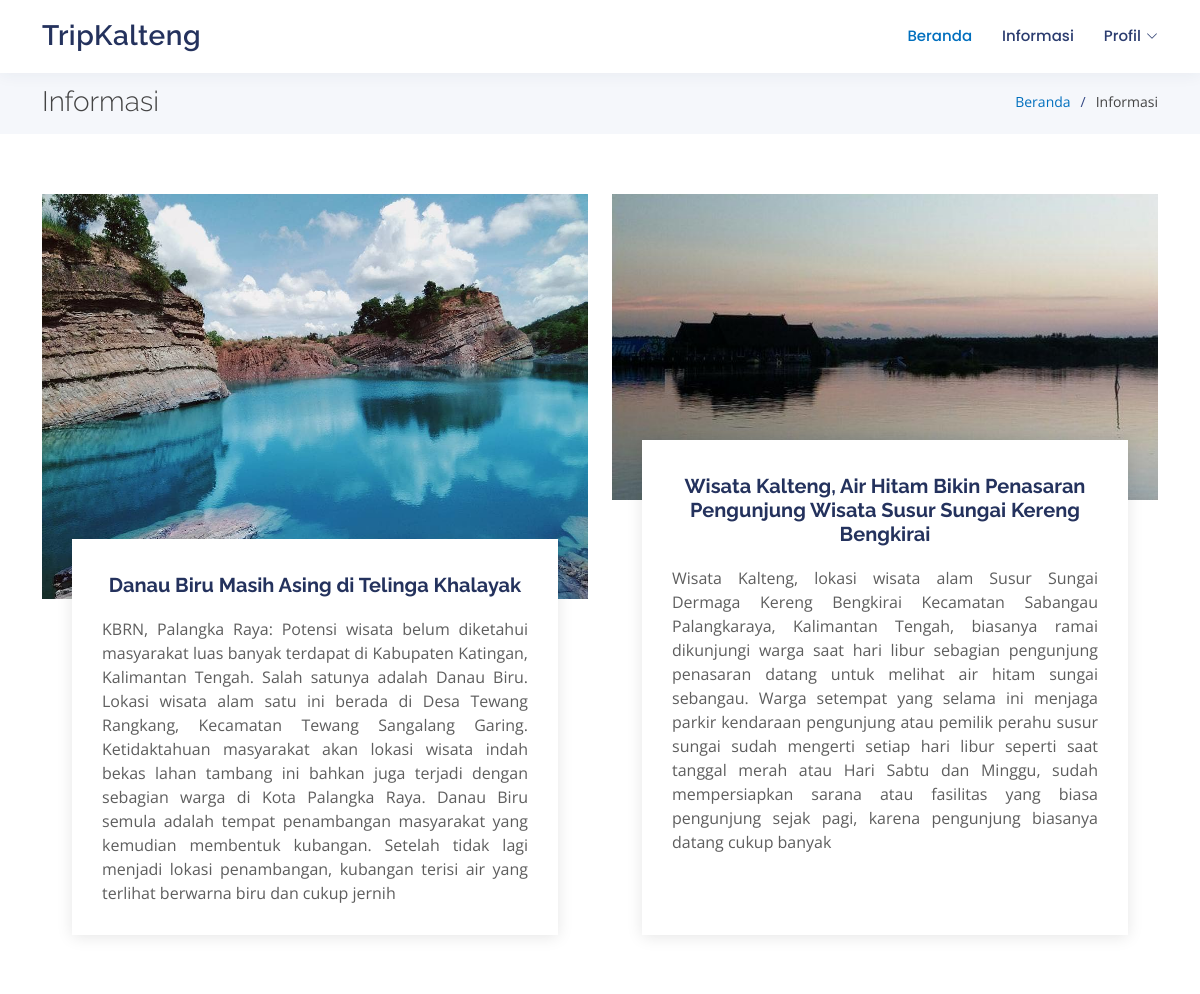
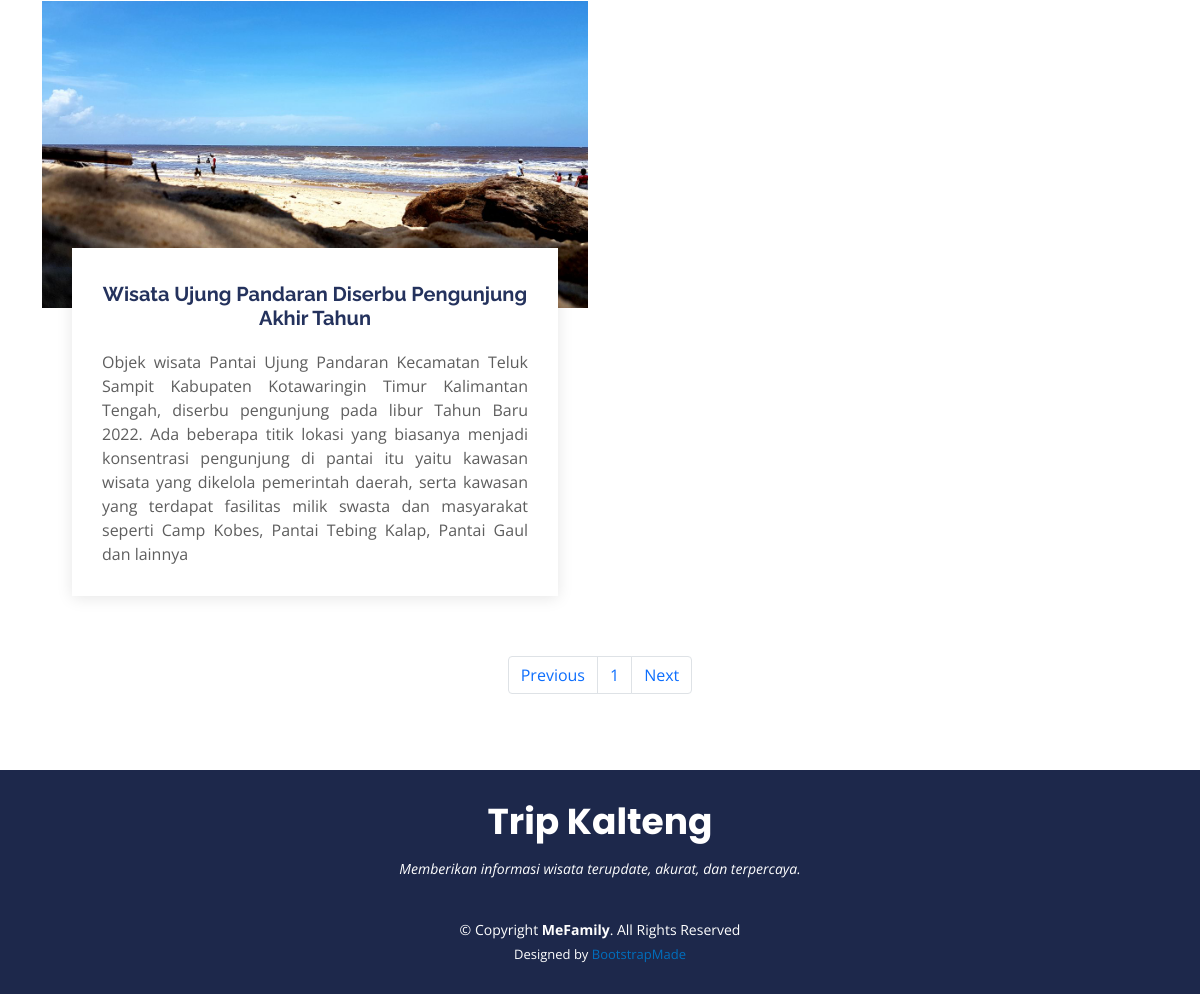
/main/isi/events.php, run on the app's committed database (2 pictures, top to bottom).
### tables this page shows
CREATE TABLE `informasi` (
  `id` bigint(20) NOT NULL AUTO_INCREMENT,
  `id_informasi` varchar(100) NOT NULL,
  `id_admin` int(11) NOT NULL,
  `judul` varchar(100) NOT NULL,
  `id_detail_informasi` varchar(100) NOT NULL,
  `waktu_buat` timestamp NOT NULL DEFAULT current_timestamp(),
  PRIMARY KEY (`id`,`id_admin`,`id_detail_informasi`)
);

CREATE TABLE `gallery` (
  `id_gallery` varchar(100) NOT NULL,
  `gambar` varchar(100) NOT NULL,
  PRIMARY KEY (`id_gallery`)
);

CREATE TABLE `detail_informasi` (
  `id_detail_informasi` varchar(100) NOT NULL,
  `id_admin` int(11) NOT NULL,
  `isi_informasi` text NOT NULL,
  `id_gallery` varchar(100) NOT NULL,
  `waktu_buat` timestamp NOT NULL DEFAULT current_timestamp(),
  PRIMARY KEY (`id_detail_informasi`,`id_admin`,`id_gallery`)
);

### fungsi/function.php (called while the page is built, shortened)
<?php
$server_name = "localhost";
$username_server = "root";
$password_server = "";
$database_name = "tripkalteng";
$db = mysqli_connect($server_name, $username_server, $password_server, $database_name);
function semuaDataInformasi($halaman_awal, $batas)
{
    global $db;
    $query = "SELECT
              g.id_gallery as 'id gallery',
              di.id_detail_informasi as 'id detail informasi',
              i.id_informasi as 'id informasi',
              a.nama as 'author',
              i.waktu_buat as 'tanggal buat',
              di.id_gallery as 'gambar',
              g.gambar as 'nama gambar',
              i.judul as 'judul berita',
              di.isi_informasi as 'isi'
            FROM informasi as i
            INNER JOIN detail_informasi as di ON (di.id_detail_informasi = i.id_detail_informasi)
            INNER JOIN gallery g on (di.id_gallery = g.id_gallery)
            INNER JOIN admin a on (di.id_admin = a.id_admin)
            LIMIT $halaman_awal, $batas ";
    $result = mysqli_query($db, $query);
    $rows = [];
    while ($row = mysqli_fetch_assoc($result)) {
        $rows[] = $row;
    }
    return $rows;
}
function limitDataInformasi()
{
    global $db;
    $query = "SELECT
              g.id_gallery as 'id gallery',
              di.id_detail_informasi as 'id detail informasi',
              i.id_informasi as 'id informasi',
              a.nama as 'author',
              i.waktu_buat as 'tanggal buat',
              di.id_gallery as 'gambar',
              i.judul as 'judul berita',
              di.isi_informasi as 'isi'
            FROM informasi as i
            INNER JOIN detail_informasi as di ON (di.id_detail_informasi = i.id_detail_informasi)
            INNER JOIN gallery g on (di.id_gallery = g.id_gallery)
            INNER JOIN admin a on (di.id_admin = a.id_admin);";
    $result = mysqli_query($db, $query);
    $jumlah_data = mysqli_num_rows($result);
    return $jumlah_data;
}

### main/isi/events.php (the view, shortened to what this page needs)
<?php
require_once('../../fungsi/function.php');
require_once('../section/header.php');
?>
<main id="main">
    <section id="breadcrumbs" class="breadcrumbs">
        <div class="container">
            <div class="d-flex justify-content-between align-items-center">
                <h2>Informasi</h2>
                <ol>
                    <li><a href="../isi/home.php">Beranda</a></li>
                    <li>Informasi</li>
                </ol>
            </div>
        </div>
    </section>
    <section id="event-list" class="event-list">
        <div class="container">
            <div class="row">
                <?php
                $batas = 5;
                $halaman = isset($_GET['halaman']) ? (int)$_GET['halaman'] : 1;
                $halaman_awal = ($halaman > 1) ? ($halaman * $batas) - $batas : 0;
                $previous = $halaman - 1;
                $next = $halaman + 1;
                $jumlah_data = limitDataInformasi();
                $total_halaman = ceil($jumlah_data / $batas);
                $jml_informasi = semuaDataInformasi($halaman_awal, $batas);
                foreach ($jml_informasi as $hasil) {
                ?>
                    <div class="col-md-6 d-flex align-items-stretch">
                        <div class="card">
                            <div class="card-img">
                                <img src="../../assets/img/gallery/informasi/<?php echo $hasil['nama gambar']; ?>" alt="foto-informasi">
                            </div>
                            <div class="card-body">
                                <h5 class="card-title"><?php echo $hasil['judul berita']; ?></h5>
                                <p class="card-text" style="text-align:justify"><?php echo $hasil['isi']; ?></p>
                            </div>
                        </div>
                    </div>
                <?php
                }
                ?>
            </div>
            <nav>
                <ul class="pagination justify-content-center">
                    <li class="page-item">
                        <a class="page-link" <?php if ($halaman > 1) {
                                                    echo "href='../isi/events.php?halaman=$previous'";
                                                } ?>>Previous</a>
                    </li>
                    <?php
                    for ($x = 1; $x <= $total_halaman; $x++) {
                    ?>
                        <li class="page-item"><a class="page-link" href="../isi/events.php?halaman=<?php echo $x ?>"><?php echo $x; ?></a></li>
                    <?php
                    }
                    ?>
                    <li class="page-item">
                        <a class="page-link" <?php if ($halaman < $total_halaman) {
                                                    echo "href='../isi/events.php?halaman=$next'";
                                                } ?>>Next</a>
                    </li>
                </ul>
            </nav>
        </div>
    </section>
</main>
<?php require_once('../section/footer.php'); ?>

### main/section/header.php (shortened to what this page needs)
<!DOCTYPE html>
<html lang="en">
<head>
    <link href="../../assets/vendor/bootstrap/css/bootstrap.min.css" rel="stylesheet">
    <link href="../../assets/vendor/bootstrap-icons/bootstrap-icons.css" rel="stylesheet">
    <link href="../../assets/vendor/boxicons/css/boxicons.min.css" rel="stylesheet">
    <link href="../../assets/vendor/glightbox/css/glightbox.min.css" rel="stylesheet">
    <link href="../../assets/vendor/remixicon/remixicon.css" rel="stylesheet">
    <link href="../../assets/vendor/swiper/swiper-bundle.min.css" rel="stylesheet">
    <link href="../../assets/css/style.css" rel="stylesheet">
</head>
<body>
    <header id="header" class="fixed-top">
        <div class="container d-flex align-items-center justify-content-between">
            <h1 class="logo"><a href="../isi/home.php">TripKalteng</a></h1>
            <nav id="navbar" class="navbar">
                <ul>
                    <li><a class="active" href="../isi/home.php">Beranda</a></li>
                    <li><a href="../isi/events.php">Informasi</a></li>
                    <li class="dropdown"><a href="#"><span>Profil</span> <i class="bi bi-chevron-down"></i></a>
                    </li>
                </ul>
            </nav>
        </div>
    </header>

### main/section/footer.php (shortened to what this page needs)
<footer id="footer">
    <div class="container">
        <h3>Trip Kalteng</h3>
        <p>Memberikan informasi wisata terupdate, akurat, dan terpercaya.</p>
        <div class="copyright">
            &copy; Copyright <strong><span>MeFamily</span></strong>. All Rights Reserved
        </div>
        <div class="credits">
            Designed by <a href="https://bootstrapmade.com/">BootstrapMade</a>
        </div>
    </div>
</footer>
</body>
</html>

### assets/css/style.css (style rules this page uses)
body { font-family: "Open Sans", sans-serif; color: #444444; }
a { color: #006fbe; text-decoration: none; }
h1, h2, h3, h4, h5, h6 { font-family: "Raleway", sans-serif; }
#header { background: #fff; transition: all 0.5s; z-index: 997; padding: 15px 0; box-shadow: 0px 2px 15px rgba(36, 50, 93, 0.06); }
#header .logo { font-size: 28px; margin: 0; padding: 0; line-height: 1; font-weight: 600; letter-spacing: 0.5px; }
#header .logo a { color: #24325d; }
.navbar { padding: 0; }
.navbar ul { margin: 0; padding: 0; display: flex; list-style: none; align-items: center; }
.navbar li { position: relative; }
.navbar a, .navbar a:focus { display: flex; align-items: center; justify-content: space-between; padding: 10px 0 10px 30px; font-family: "Poppins", sans-serif; font-size: 15px; font-weight: 500; color: #2b3c6f; white-space: nowrap; transition: 0.3s; }
.navbar a i, .navbar a:focus i { font-size: 12px; line-height: 0; margin-left: 5px; }
.navbar a:hover, .navbar .active, .navbar .active:focus, .navbar li:hover > a { color: #006fbe; }
section { padding: 60px 0; }
.breadcrumbs { padding: 15px 0; background: #f5f7fb; min-height: 40px; margin-top: 70px; }
.breadcrumbs h2 { font-size: 28px; margin-bottom: 0; font-weight: 300; }
.breadcrumbs ol { display: flex; flex-wrap: wrap; list-style: none; padding: 0; margin: 0; font-size: 14px; }
.breadcrumbs ol li + li { padding-left: 10px; }
.breadcrumbs ol li + li::before { display: inline-block; padding-right: 10px; color: #324682; content: "/"; }
.event-list .card { border: 0; padding: 0 30px; margin-bottom: 60px; position: relative; }
.event-list .card-img { width: calc(100% + 60px); margin-left: -30px; overflow: hidden; z-index: 9; border-radius: 0; }
.event-list .card-img img { max-width: 100%; transition: all 0.3s ease-in-out; }
.event-list .card-body { z-index: 10; background: #fff; border-top: 4px solid #fff; padding: 30px; box-shadow: 0px 2px 15px rgba(0, 0, 0, 0.1); margin-top: -60px; transition: 0.3s; }
.event-list .card-title { font-weight: 700; text-align: center; margin-bottom: 20px; color: #24325d; }
.event-list .card-text { color: #5e5e5e; }
#footer { background: #1d284b; color: #fff; font-size: 14px; text-align: center; padding: 30px 0; }
#footer h3 { font-size: 36px; font-weight: 700; color: #fff; position: relative; font-family: "Poppins", sans-serif; padding: 0; margin: 0 0 15px 0; }
#footer p { font-size: 15; font-style: italic; padding: 0; margin: 0 0 40px 0; }
#footer .copyright { margin: 0 0 5px 0; }
#footer .credits { font-size: 13px; }
#footer .credits a { color: #006fbe; transition: 0.3s; }

### data on the page
informasi: gallery.gambar (picture), judul "Danau Biru Masih Asing di Telinga Khalayak", detail_informasi.isi_informasi "KBRN, Palangka Raya: Potensi wisata belum diketahui masyarakat luas banyak terdapat di Kabupaten Katingan, Kalimantan Tengah. Salah satunya adalah Danau Biru. Lokasi wisata alam satu ini berada di Desa Tewang Rangkang, Kecamatan Tewang Sangalang Garing. Ketidaktahuan masyarakat akan lokasi wisata indah bekas lahan tambang ini bahkan juga terjadi dengan sebagian warga di Kota Palangka Raya. Danau Biru semula adalah tempat penambangan masyarakat yang kemudian membentuk kubangan. Setelah tidak lagi menjadi lokasi penambangan, kubangan terisi air yang terlihat berwarna biru dan cukup jernih"
informasi: gallery.gambar (picture), judul "Wisata Kalteng, Air Hitam Bikin Penasaran Pengunjung Wisata Susur Sungai Kereng Bengkirai", detail_informasi.isi_informasi "Wisata Kalteng, lokasi wisata alam Susur Sungai Dermaga Kereng Bengkirai Kecamatan Sabangau Palangkaraya, Kalimantan Tengah, biasanya ramai dikunjungi warga saat hari libur sebagian pengunjung penasaran datang untuk melihat air hitam sungai sebangau. Warga setempat yang selama ini menjaga parkir kendaraan pengunjung atau pemilik perahu susur sungai sudah mengerti setiap hari libur seperti saat tanggal merah atau Hari Sabtu dan Minggu, sudah mempersiapkan sarana atau fasilitas yang biasa pengunjung sejak pagi, karena pengunjung biasanya datang cukup banyak"
informasi: gallery.gambar (picture), judul "Wisata Ujung Pandaran Diserbu Pengunjung Akhir Tahun", detail_informasi.isi_informasi "Objek wisata Pantai Ujung Pandaran Kecamatan Teluk Sampit Kabupaten Kotawaringin Timur Kalimantan Tengah, diserbu pengunjung pada libur Tahun Baru 2022. Ada beberapa titik lokasi yang biasanya menjadi konsentrasi pengunjung di pantai itu yaitu kawasan wisata yang dikelola pemerintah daerah, serta kawasan yang terdapat fasilitas milik swasta dan masyarakat seperti Camp Kobes, Pantai Tebing Kalap, Pantai Gaul dan lainnya"
